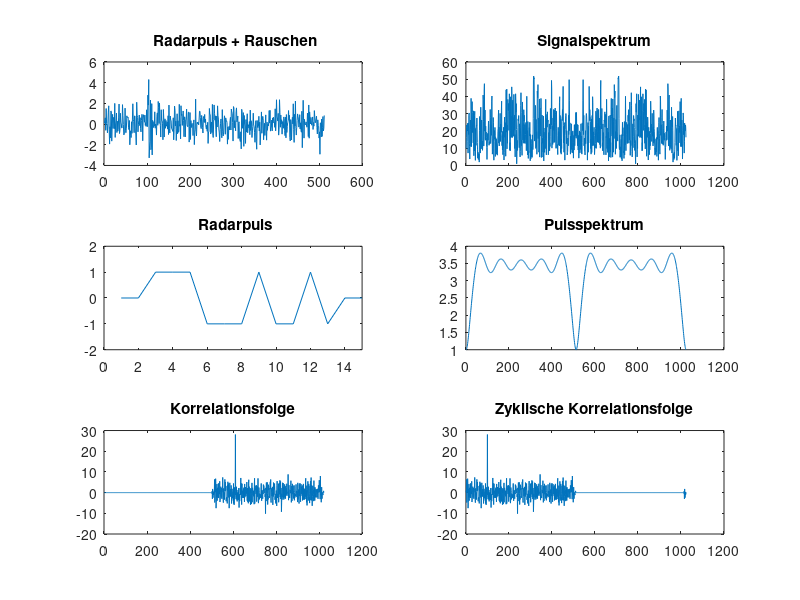

Here is the MATLAB script that generated this plot:
% korrelationstheoerem.m
% 
% Skript SMU_o2, DSV 2012
% B. Wir Sept. 02, 18.8.2012

close all
clear
clc

WERTE =512;


x =randn(1,WERTE);
pulse = [ 0 0 1 1 1 -1 -1 -1 1 -1 -1 1 -1 0 0];
y = pulse;

x(100:114) = x(100:114) + 2 * pulse;

r_xy= xcorr(x,y);

X = fft(x,2* length(x) -1); % zero  padding wie xcorr.m
Y = fft(y,2* length(x) -1); % 

r_XY = real (ifft( X .* conj(Y)));

figure(1)

subplot(3,2,1)
plot(x)
title(' Radarpuls + Rauschen')

subplot(3,2,3)
plot(y)
title(' Radarpuls')
axis([0 15 -2 2]) 

subplot(3,2,2)
plot(abs(X))
title('Signalspektrum')


subplot(3,2,4)
plot(abs(Y))
title('Pulsspektrum')

subplot(3,2,5)
plot(r_xy)
title('Korrelationsfolge')

subplot(3,2,6)
plot(r_XY)
title('Zyklische Korrelationsfolge')

